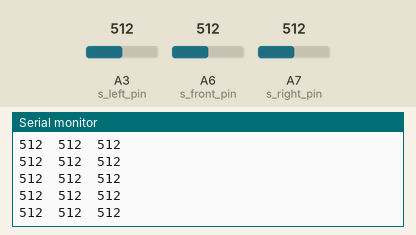
Simulated run of this sketch. Board: Arduino Nano, built with avr-gcc and run on an emulated ATmega328P. Shown: the last lines printed to the serial monitor. The inputs (shaded band) are chosen by the test bench; at power-on: A3 (s_left_pin) = 512, A6 (s_front_pin) = 512, A7 (s_right_pin) = 512.

Above: at 1.2 s.
1.3 s: A3 (s_left_pin) set to 107
At 2.1 s:
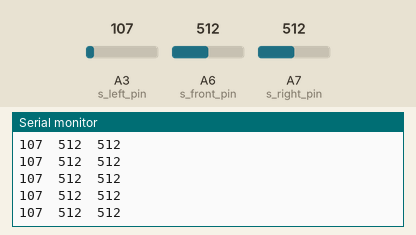
2.8 s: A3 (s_left_pin) set to 90
At 3.8 s:
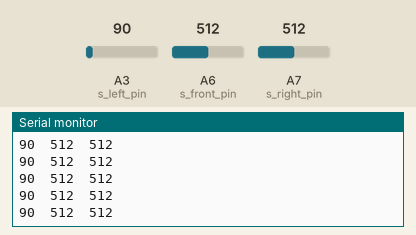
8.8 s: A6 (s_front_pin) set to 105
At 9.3 s:
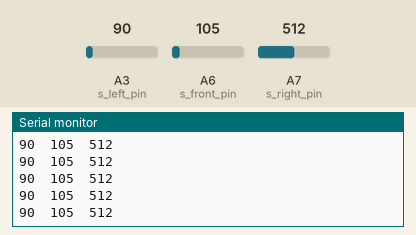
11.8 s: A6 (s_front_pin) set to 88
At 12.4 s:
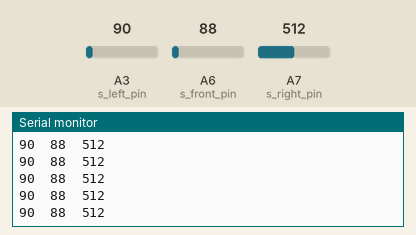
Timing chart, 0 to 14.8 s (numbered marks = the images above; inputs shaded):
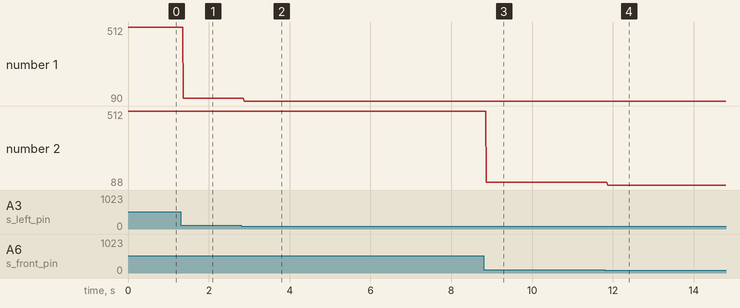

Measured:
- after the input at 1.3 s, the serial monitor: prints a new line after 0.07 s (image 1)
- after the input at 2.8 s, the serial monitor: prints a new line after 0.07 s (image 2)
- after the input at 8.8 s, the serial monitor: prints a new line after 0.07 s (image 3)
- after the input at 11.8 s, the serial monitor: prints a new line after 0.07 s (image 4)
- plotted number 1: 512 → 107 after the input at 1.3 s, 107 → 90 after the input at 2.8 s
- plotted number 2: 512 → 105 after the input at 8.8 s, 105 → 88 after the input at 11.8 s

The sketch:

test_line_sensor.ino
```cpp
#define s_left_pin A3
#define s_front_pin A6
#define s_right_pin A7

void setup() {
  // put your setup code here, to run once:
  pinMode(s_left_pin, INPUT);
  pinMode(s_front_pin, INPUT);
  pinMode(s_right_pin, INPUT);
  Serial.begin(9600);
}

void loop() {
  // put your main code here, to run repeatedly:
  Serial.print(analogRead(s_left_pin));
  Serial.print("  ");
  Serial.print(analogRead(s_front_pin));
  Serial.print("  ");
  Serial.print(analogRead(s_right_pin));
  Serial.println();
}
```
